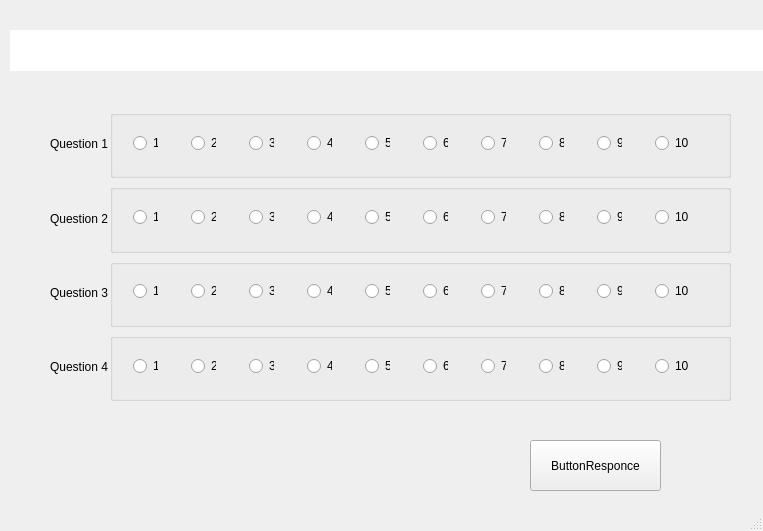
<?xml version="1.0" encoding="UTF-8"?>
<ui version="4.0">
 <class>MainWindow</class>
 <widget class="QMainWindow" name="MainWindow">
  <property name="geometry">
   <rect>
    <x>0</x>
    <y>0</y>
    <width>763</width>
    <height>531</height>
   </rect>
  </property>
  <property name="windowTitle">
   <string>MainWindow</string>
  </property>
  <widget class="QWidget" name="centralwidget">
   <widget class="QStackedWidget" name="stackedWidget">
    <property name="geometry">
     <rect>
      <x>30</x>
      <y>90</y>
      <width>701</width>
      <height>441</height>
     </rect>
    </property>
    <property name="currentIndex">
     <number>1</number>
    </property>
    <widget class="QWidget" name="page">
     <widget class="QWidget" name="horizontalLayoutWidget_6">
      <property name="geometry">
       <rect>
        <x>40</x>
        <y>60</y>
        <width>301</width>
        <height>141</height>
       </rect>
      </property>
      <layout class="QHBoxLayout" name="horizontalLayout">
       <item>
        <layout class="QVBoxLayout" name="verticalLayout_2">
         <item>
          <widget class="QPushButton" name="pushButton_4">
           <property name="text">
            <string>PushButton</string>
           </property>
          </widget>
         </item>
         <item>
          <widget class="QPushButton" name="pushButton_2">
           <property name="text">
            <string>PushButton</string>
           </property>
          </widget>
         </item>
         <item>
          <widget class="QPushButton" name="pushButton_3">
           <property name="text">
            <string>PushButton</string>
           </property>
          </widget>
         </item>
        </layout>
       </item>
       <item>
        <layout class="QVBoxLayout" name="verticalLayout_3">
         <item>
          <widget class="QPushButton" name="pushButton_5">
           <property name="text">
            <string>PushButton</string>
           </property>
          </widget>
         </item>
         <item>
          <widget class="QPushButton" name="pushButton_6">
           <property name="text">
            <string>PushButton</string>
           </property>
          </widget>
         </item>
         <item>
          <widget class="QPushButton" name="pushButton_7">
           <property name="text">
            <string>PushButton</string>
           </property>
          </widget>
         </item>
        </layout>
       </item>
      </layout>
     </widget>
     <widget class="QTextEdit" name="Out">
      <property name="geometry">
       <rect>
        <x>20</x>
        <y>220</y>
        <width>241</width>
        <height>211</height>
       </rect>
      </property>
     </widget>
    </widget>
    <widget class="QWidget" name="Survey">
     <widget class="QWidget" name="verticalLayoutWidget">
      <property name="geometry">
       <rect>
        <x>20</x>
        <y>20</y>
        <width>681</width>
        <height>291</height>
       </rect>
      </property>
      <layout class="QVBoxLayout" name="verticalLayout">
       <item>
        <layout class="QHBoxLayout" name="Question1">
         <property name="spacing">
          <number>0</number>
         </property>
         <item>
          <widget class="QLabel" name="label_1">
           <property name="maximumSize">
            <size>
             <width>60</width>
             <height>16777215</height>
            </size>
           </property>
           <property name="text">
            <string>Question 1</string>
           </property>
          </widget>
         </item>
         <item>
          <widget class="QGroupBox" name="groupBox_q1">
           <property name="title">
            <string/>
           </property>
           <widget class="QWidget" name="horizontalLayoutWidget">
            <property name="geometry">
             <rect>
              <x>0</x>
              <y>0</y>
              <width>617</width>
              <height>66</height>
             </rect>
            </property>
            <layout class="QHBoxLayout" name="answers1">
             <property name="spacing">
              <number>10</number>
             </property>
             <item>
              <widget class="QRadioButton" name="radioButton_q1_1">
               <property name="maximumSize">
                <size>
                 <width>25</width>
                 <height>16777215</height>
                </size>
               </property>
               <property name="text">
                <string>1</string>
               </property>
              </widget>
             </item>
             <item>
              <widget class="QRadioButton" name="radioButton_q1_2">
               <property name="maximumSize">
                <size>
                 <width>25</width>
                 <height>16777215</height>
                </size>
               </property>
               <property name="text">
                <string>2</string>
               </property>
              </widget>
             </item>
             <item>
              <widget class="QRadioButton" name="radioButton_q1_3">
               <property name="maximumSize">
                <size>
                 <width>25</width>
                 <height>16777215</height>
                </size>
               </property>
               <property name="text">
                <string>3</string>
               </property>
              </widget>
             </item>
             <item>
              <widget class="QRadioButton" name="radioButton_q1_4">
               <property name="maximumSize">
                <size>
                 <width>25</width>
                 <height>16777215</height>
                </size>
               </property>
               <property name="text">
                <string>4</string>
               </property>
              </widget>
             </item>
             <item>
              <widget class="QRadioButton" name="radioButton_q1_5">
               <property name="maximumSize">
                <size>
                 <width>25</width>
                 <height>16777215</height>
                </size>
               </property>
               <property name="text">
                <string>5</string>
               </property>
              </widget>
             </item>
             <item>
              <widget class="QRadioButton" name="radioButton_q1_6">
               <property name="maximumSize">
                <size>
                 <width>25</width>
                 <height>16777215</height>
                </size>
               </property>
               <property name="text">
                <string>6</string>
               </property>
              </widget>
             </item>
             <item>
              <widget class="QRadioButton" name="radioButton_q1_7">
               <property name="maximumSize">
                <size>
                 <width>25</width>
                 <height>16777215</height>
                </size>
               </property>
               <property name="text">
                <string>7</string>
               </property>
              </widget>
             </item>
             <item>
              <widget class="QRadioButton" name="radioButton_q1_8">
               <property name="maximumSize">
                <size>
                 <width>25</width>
                 <height>16777215</height>
                </size>
               </property>
               <property name="text">
                <string>8</string>
               </property>
              </widget>
             </item>
             <item>
              <widget class="QRadioButton" name="radioButton_q1_9">
               <property name="maximumSize">
                <size>
                 <width>25</width>
                 <height>16777215</height>
                </size>
               </property>
               <property name="text">
                <string>9</string>
               </property>
              </widget>
             </item>
             <item>
              <widget class="QRadioButton" name="radioButton_q1_10">
               <property name="maximumSize">
                <size>
                 <width>40</width>
                 <height>16777215</height>
                </size>
               </property>
               <property name="text">
                <string>10</string>
               </property>
              </widget>
             </item>
            </layout>
           </widget>
          </widget>
         </item>
        </layout>
       </item>
       <item>
        <layout class="QHBoxLayout" name="Question2">
         <property name="spacing">
          <number>0</number>
         </property>
         <item>
          <widget class="QLabel" name="label_2">
           <property name="maximumSize">
            <size>
             <width>60</width>
             <height>16777215</height>
            </size>
           </property>
           <property name="text">
            <string>Question 2</string>
           </property>
          </widget>
         </item>
         <item>
          <widget class="QGroupBox" name="groupBox_q2">
           <property name="title">
            <string/>
           </property>
           <widget class="QWidget" name="">
            <property name="geometry">
             <rect>
              <x>0</x>
              <y>0</y>
              <width>617</width>
              <height>66</height>
             </rect>
            </property>
            <layout class="QHBoxLayout" name="answers2_2">
             <property name="spacing">
              <number>10</number>
             </property>
             <item>
              <widget class="QRadioButton" name="radioButton_q2_1">
               <property name="maximumSize">
                <size>
                 <width>25</width>
                 <height>16777215</height>
                </size>
               </property>
               <property name="text">
                <string>1</string>
               </property>
              </widget>
             </item>
             <item>
              <widget class="QRadioButton" name="radioButton_q2_2">
               <property name="maximumSize">
                <size>
                 <width>25</width>
                 <height>16777215</height>
                </size>
               </property>
               <property name="text">
                <string>2</string>
               </property>
              </widget>
             </item>
             <item>
              <widget class="QRadioButton" name="radioButton_q2_3">
               <property name="maximumSize">
                <size>
                 <width>25</width>
                 <height>16777215</height>
                </size>
               </property>
               <property name="text">
                <string>3</string>
               </property>
              </widget>
             </item>
             <item>
              <widget class="QRadioButton" name="radioButton_q2_4">
               <property name="maximumSize">
                <size>
                 <width>25</width>
                 <height>16777215</height>
                </size>
               </property>
               <property name="text">
                <string>4</string>
               </property>
              </widget>
             </item>
             <item>
              <widget class="QRadioButton" name="radioButton_q2_5">
               <property name="maximumSize">
                <size>
                 <width>25</width>
                 <height>16777215</height>
                </size>
               </property>
               <property name="text">
                <string>5</string>
               </property>
              </widget>
             </item>
             <item>
              <widget class="QRadioButton" name="radioButton_q2_6">
               <property name="maximumSize">
                <size>
                 <width>25</width>
                 <height>16777215</height>
                </size>
               </property>
               <property name="text">
                <string>6</string>
               </property>
              </widget>
             </item>
             <item>
              <widget class="QRadioButton" name="radioButton_q2_7">
               <property name="maximumSize">
                <size>
                 <width>25</width>
                 <height>16777215</height>
                </size>
               </property>
               <property name="text">
                <string>7</string>
               </property>
              </widget>
             </item>
             <item>
              <widget class="QRadioButton" name="radioButton_q2_8">
               <property name="maximumSize">
                <size>
                 <width>25</width>
                 <height>16777215</height>
                </size>
               </property>
               <property name="text">
                <string>8</string>
               </property>
              </widget>
             </item>
             <item>
              <widget class="QRadioButton" name="radioButton_q2_9">
               <property name="maximumSize">
                <size>
                 <width>25</width>
                 <height>16777215</height>
                </size>
               </property>
               <property name="text">
                <string>9</string>
               </property>
              </widget>
             </item>
             <item>
              <widget class="QRadioButton" name="radioButton_q2_10">
               <property name="maximumSize">
                <size>
                 <width>40</width>
                 <height>16777215</height>
                </size>
               </property>
               <property name="text">
                <string>10</string>
               </property>
              </widget>
             </item>
            </layout>
           </widget>
          </widget>
         </item>
        </layout>
       </item>
       <item>
        <layout class="QHBoxLayout" name="Question3">
         <property name="spacing">
          <number>0</number>
         </property>
         <item>
          <widget class="QLabel" name="label_3">
           <property name="maximumSize">
            <size>
             <width>60</width>
             <height>16777215</height>
            </size>
           </property>
           <property name="text">
            <string>Question 3</string>
           </property>
          </widget>
         </item>
         <item>
          <widget class="QGroupBox" name="groupBox_q3">
           <property name="title">
            <string/>
           </property>
           <widget class="QWidget" name="">
            <property name="geometry">
             <rect>
              <x>0</x>
              <y>0</y>
              <width>617</width>
              <height>65</height>
             </rect>
            </property>
            <layout class="QHBoxLayout" name="answers3_2">
             <property name="spacing">
              <number>10</number>
             </property>
             <item>
              <widget class="QRadioButton" name="radioButton_q3_10">
               <property name="maximumSize">
                <size>
                 <width>25</width>
                 <height>16777215</height>
                </size>
               </property>
               <property name="text">
                <string>1</string>
               </property>
              </widget>
             </item>
             <item>
              <widget class="QRadioButton" name="radioButton_q3_2">
               <property name="maximumSize">
                <size>
                 <width>25</width>
                 <height>16777215</height>
                </size>
               </property>
               <property name="text">
                <string>2</string>
               </property>
              </widget>
             </item>
             <item>
              <widget class="QRadioButton" name="radioButton_q3_3">
               <property name="maximumSize">
                <size>
                 <width>25</width>
                 <height>16777215</height>
                </size>
               </property>
               <property name="text">
                <string>3</string>
               </property>
              </widget>
             </item>
             <item>
              <widget class="QRadioButton" name="radioButton_q3_4">
               <property name="maximumSize">
                <size>
                 <width>25</width>
                 <height>16777215</height>
                </size>
               </property>
               <property name="text">
                <string>4</string>
               </property>
              </widget>
             </item>
             <item>
              <widget class="QRadioButton" name="radioButton_q3_5">
               <property name="maximumSize">
                <size>
                 <width>25</width>
                 <height>16777215</height>
                </size>
               </property>
               <property name="text">
                <string>5</string>
               </property>
              </widget>
             </item>
             <item>
              <widget class="QRadioButton" name="radioButton_q3_6">
               <property name="maximumSize">
                <size>
                 <width>25</width>
                 <height>16777215</height>
                </size>
               </property>
               <property name="text">
                <string>6</string>
               </property>
              </widget>
             </item>
             <item>
              <widget class="QRadioButton" name="radioButton_q3_7">
               <property name="maximumSize">
                <size>
                 <width>25</width>
                 <height>16777215</height>
                </size>
               </property>
               <property name="text">
                <string>7</string>
               </property>
              </widget>
             </item>
             <item>
              <widget class="QRadioButton" name="radioButton_q3_8">
               <property name="maximumSize">
                <size>
                 <width>25</width>
                 <height>16777215</height>
                </size>
               </property>
               <property name="text">
                <string>8</string>
               </property>
              </widget>
             </item>
             <item>
              <widget class="QRadioButton" name="radioButton_q3_9">
               <property name="maximumSize">
                <size>
                 <width>25</width>
                 <height>16777215</height>
                </size>
               </property>
               <property name="text">
                <string>9</string>
               </property>
              </widget>
             </item>
             <item>
              <widget class="QRadioButton" name="radioButton_40">
               <property name="maximumSize">
                <size>
                 <width>40</width>
                 <height>16777215</height>
                </size>
               </property>
               <property name="text">
                <string>10</string>
               </property>
              </widget>
             </item>
            </layout>
           </widget>
          </widget>
         </item>
        </layout>
       </item>
       <item>
        <layout class="QHBoxLayout" name="Question4">
         <property name="spacing">
          <number>0</number>
         </property>
         <item>
          <widget class="QLabel" name="label_4">
           <property name="maximumSize">
            <size>
             <width>60</width>
             <height>16777215</height>
            </size>
           </property>
           <property name="text">
            <string>Question 4</string>
           </property>
          </widget>
         </item>
         <item>
          <widget class="QGroupBox" name="groupBox_q4">
           <property name="title">
            <string/>
           </property>
           <widget class="QWidget" name="">
            <property name="geometry">
             <rect>
              <x>0</x>
              <y>0</y>
              <width>617</width>
              <height>66</height>
             </rect>
            </property>
            <layout class="QHBoxLayout" name="answers4">
             <property name="spacing">
              <number>10</number>
             </property>
             <item>
              <widget class="QRadioButton" name="radioButton_q4_1">
               <property name="maximumSize">
                <size>
                 <width>25</width>
                 <height>16777215</height>
                </size>
               </property>
               <property name="text">
                <string>1</string>
               </property>
              </widget>
             </item>
             <item>
              <widget class="QRadioButton" name="radioButton_q4_2">
               <property name="maximumSize">
                <size>
                 <width>25</width>
                 <height>16777215</height>
                </size>
               </property>
               <property name="text">
                <string>2</string>
               </property>
              </widget>
             </item>
             <item>
              <widget class="QRadioButton" name="radioButton_q4_3">
               <property name="maximumSize">
                <size>
                 <width>25</width>
                 <height>16777215</height>
                </size>
               </property>
               <property name="text">
                <string>3</string>
               </property>
              </widget>
             </item>
             <item>
              <widget class="QRadioButton" name="radioButton_q4_4">
               <property name="maximumSize">
                <size>
                 <width>25</width>
                 <height>16777215</height>
                </size>
               </property>
               <property name="text">
                <string>4</string>
               </property>
              </widget>
             </item>
             <item>
              <widget class="QRadioButton" name="radioButton_q4_5">
               <property name="maximumSize">
                <size>
                 <width>25</width>
                 <height>16777215</height>
                </size>
               </property>
               <property name="text">
                <string>5</string>
               </property>
              </widget>
             </item>
             <item>
              <widget class="QRadioButton" name="radioButton_q4_6">
               <property name="maximumSize">
                <size>
                 <width>25</width>
                 <height>16777215</height>
                </size>
               </property>
               <property name="text">
                <string>6</string>
               </property>
              </widget>
             </item>
             <item>
              <widget class="QRadioButton" name="radioButton_q4_7">
               <property name="maximumSize">
                <size>
                 <width>25</width>
                 <height>16777215</height>
                </size>
               </property>
               <property name="text">
                <string>7</string>
               </property>
              </widget>
             </item>
             <item>
              <widget class="QRadioButton" name="radioButton_q4_8">
               <property name="maximumSize">
                <size>
                 <width>25</width>
                 <height>16777215</height>
                </size>
               </property>
               <property name="text">
                <string>8</string>
               </property>
              </widget>
             </item>
             <item>
              <widget class="QRadioButton" name="radioButton_q4_9">
               <property name="maximumSize">
                <size>
                 <width>25</width>
                 <height>16777215</height>
                </size>
               </property>
               <property name="text">
                <string>9</string>
               </property>
              </widget>
             </item>
             <item>
              <widget class="QRadioButton" name="radioButton_q4_10">
               <property name="maximumSize">
                <size>
                 <width>40</width>
                 <height>16777215</height>
                </size>
               </property>
               <property name="text">
                <string>10</string>
               </property>
              </widget>
             </item>
            </layout>
           </widget>
          </widget>
         </item>
        </layout>
       </item>
      </layout>
     </widget>
     <widget class="QPushButton" name="SaveButton">
      <property name="geometry">
       <rect>
        <x>500</x>
        <y>350</y>
        <width>131</width>
        <height>51</height>
       </rect>
      </property>
      <property name="text">
       <string>ButtonResponce</string>
      </property>
     </widget>
    </widget>
   </widget>
   <widget class="QListWidget" name="listWidget">
    <property name="geometry">
     <rect>
      <x>10</x>
      <y>30</y>
      <width>771</width>
      <height>41</height>
     </rect>
    </property>
    <property name="frameShape">
     <enum>QFrame::NoFrame</enum>
    </property>
    <property name="frameShadow">
     <enum>QFrame::Sunken</enum>
    </property>
    <property name="flow">
     <enum>QListView::LeftToRight</enum>
    </property>
   </widget>
  </widget>
  <widget class="QMenuBar" name="menubar">
   <property name="geometry">
    <rect>
     <x>0</x>
     <y>0</y>
     <width>763</width>
     <height>21</height>
    </rect>
   </property>
  </widget>
  <widget class="QStatusBar" name="statusbar"/>
 </widget>
 <resources/>
 <connections/>
</ui>
